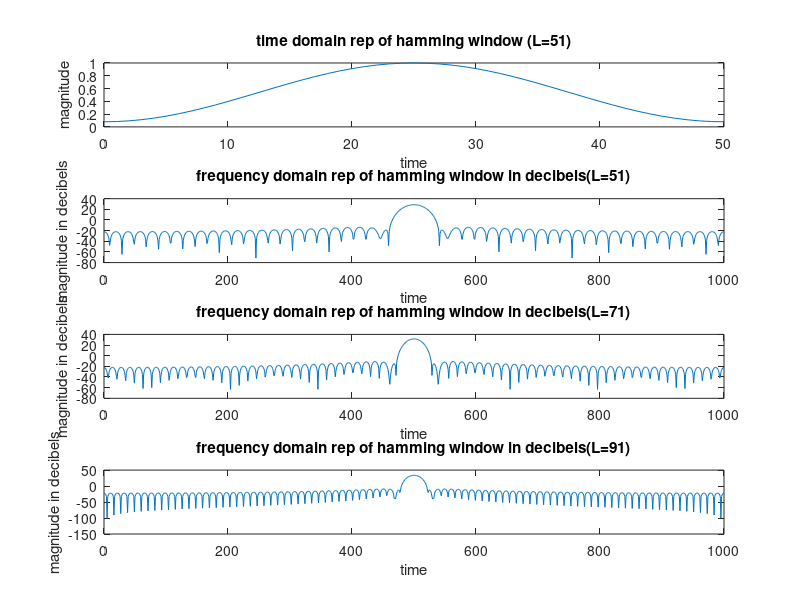

This figure's MATLAB source:
function y = hammingFIR()
L= 51;
t = 0:L-1;
y = hamming(L);
%y = [j' ones(1,1001-L)];

k = fft(y,1001);
z = fftshift(k);
l = abs (z);
m = mag2db(l);

subplot(4,1,1);
plot (t,y);
title('time domain rep of hamming window (L=51)');
xlabel('time');
ylabel('magnitude');
subplot(4,1,2);
plot(0:1000, m);
title('frequency domain rep of hamming window in decibels(L=51)');
xlabel('time');
ylabel('magnitude in decibels');

L= 71;
t = 0:L-1;
y = hamming(L);
%y = [j' ones(1,1001-L)];

k = fft(y,1001);
z = fftshift(k);
l = abs (z);
m = mag2db(l);

subplot(4,1,3);
plot(0:1000, m);
title('frequency domain rep of hamming window in decibels(L=71)');
xlabel('time');
ylabel('magnitude in decibels');

L= 91;
t = 0:L-1;
y = hamming(L);
%y = [j' ones(1,1001-L)];

k = fft(y,1001);
z = fftshift(k);
l = abs (z);
m = mag2db(l);
subplot(4,1,4);
plot(0:1000, m);
title('frequency domain rep of hamming window in decibels(L=91)');
xlabel('time');
ylabel('magnitude in decibels');
